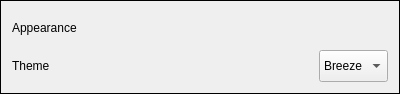
<?xml version="1.0" encoding="UTF-8"?>
<ui version="4.0">
 <class>AppearanceSection</class>
 <widget class="QFrame" name="AppearanceSection">
  <property name="geometry">
   <rect>
    <x>0</x>
    <y>0</y>
    <width>400</width>
    <height>92</height>
   </rect>
  </property>
  <property name="sizePolicy">
   <sizepolicy hsizetype="Preferred" vsizetype="Maximum">
    <horstretch>0</horstretch>
    <verstretch>0</verstretch>
   </sizepolicy>
  </property>
  <property name="windowTitle">
   <string>Frame</string>
  </property>
  <property name="frameShape">
   <enum>QFrame::Shape::Box</enum>
  </property>
  <property name="lineWidth">
   <number>1</number>
  </property>
  <property name="frameClass" stdset="0">
   <string>section</string>
  </property>
  <layout class="QVBoxLayout" name="verticalLayout">
   <item>
    <widget class="QLabel" name="appearanceLabel">
     <property name="minimumSize">
      <size>
       <width>160</width>
       <height>32</height>
      </size>
     </property>
     <property name="text">
      <string>Appearance</string>
     </property>
     <property name="labelClass" stdset="0">
      <string>h2</string>
     </property>
    </widget>
   </item>
   <item>
    <layout class="QGridLayout" name="appearanceLayout">
     <item row="0" column="0">
      <widget class="QLabel" name="themeLabel">
       <property name="minimumSize">
        <size>
         <width>64</width>
         <height>32</height>
        </size>
       </property>
       <property name="text">
        <string>Theme</string>
       </property>
       <property name="labelClass" stdset="0">
        <string>h3</string>
       </property>
      </widget>
     </item>
     <item row="0" column="2">
      <widget class="QComboBox" name="themeComboBox">
       <property name="minimumSize">
        <size>
         <width>64</width>
         <height>32</height>
        </size>
       </property>
       <property name="comboClass" stdset="0">
        <string>default</string>
       </property>
       <item>
        <property name="text">
         <string>Breeze</string>
        </property>
       </item>
      </widget>
     </item>
     <item row="0" column="1">
      <spacer name="themeSpacer">
       <property name="orientation">
        <enum>Qt::Orientation::Horizontal</enum>
       </property>
       <property name="sizeHint" stdset="0">
        <size>
         <width>40</width>
         <height>20</height>
        </size>
       </property>
      </spacer>
     </item>
    </layout>
   </item>
  </layout>
 </widget>
 <resources/>
 <connections/>
</ui>
